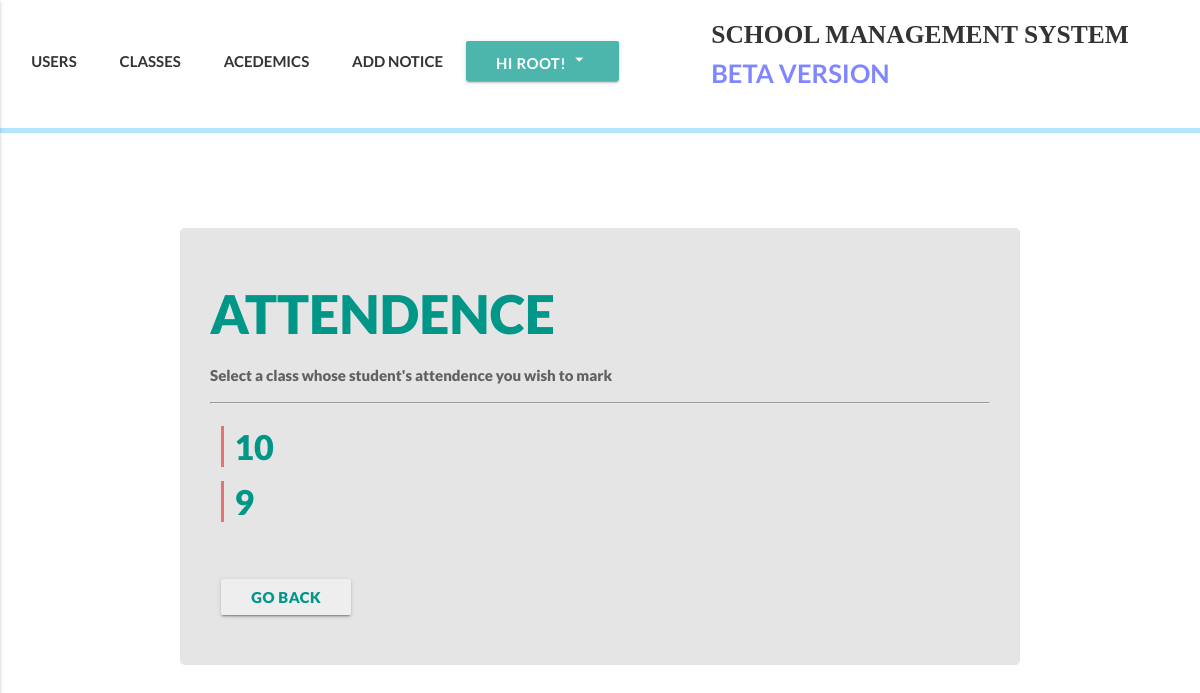
The app's page /academics/attendences (signed in) with its own data.
### accounts/models.py (models this page shows, shortened)
class User(AbstractBaseUser):
    email = models.EmailField(
        verbose_name='email address',
        max_length=255,
        unique=True,
    )
    date_of_birth = models.DateField(null=True)
    is_active = models.BooleanField(default=True)
    is_admin = models.BooleanField(default=False)
    is_teacher = models.BooleanField(default=False)
    is_student = models.BooleanField(default=False)
    bio = models.TextField(blank=True, help_text='write something about yourself...')
    phone_regex = RegexValidator(regex=r'^\+?1?\d{9,15}$', message="Phone number must be entered in the format: '+999999999'. Up to 15 digits allowed.")
    phone_number = models.CharField(validators=[phone_regex], max_length=17, blank=True, help_text="Phone number must be entered in the format: '+999999999'. Up to 15 digits allowed.") # validators should be a list
    first_name = models.CharField(max_length=225)
    last_name = models.CharField(max_length=225)
    address = models.CharField(max_length=225, blank=True)
    part_of = models.ForeignKey(Klasses, null=True, blank=True, related_name="partof", on_delete=models.SET_NULL)
    image = models.ImageField(upload_to="profile_pictures", blank=True)
    objects = MyUserManager()
    USERNAME_FIELD = 'email'
    REQUIRED_FIELDS = ['first_name', 'last_name', 'phone_number']
    def get_absolute_url(self):
        return reverse('user_detail', kwargs={'id':self.id})

### klass/models.py (models this page shows, shortened)
class Klasses(models.Model):
    id = models.AutoField(primary_key=True)
    name = models.CharField(max_length=50)
    def __str__(self):
        return self.name

### academics/views.py (the view)
def rolls_class(request):
    if request.user.is_authenticated and request.user.is_admin:
        klass = Klasses.objects.all()
        template_name = 'academics/roll_call/rolls_class.html'
        context={
        'klass':klass
        }
        return render(request,template_name,context)
    else:
        raise Http404

### templates/academics/roll_call/rolls_class.html (shortened to what this page needs)
{% extends 'index.html' %}
{% block customcss %}
{% load static %}
<link rel="stylesheet" href="{% static 'css/klass/classes.css' %}">
<link rel="stylesheet" href="{% static 'css/academics/subjects/subject_list.css' %}">
{% endblock customcss %}
{% block content %}
<div class="register-bg">
  <div class="classes-boi hoverable grey-text text-darken-2">
      <h2 class="my-heada">ATTENDENCE</h2>
      <div class="my-text">
        <p>Select a class whose student's attendence you wish to mark</p> <hr>
      </div>
      <div class="row">
        <div class="col xl16 l12 m12 s12">
          <div class="my-list-klasses">
            {% for obj in klass %}
            <h4><a href="/academics/attendence/klass/{{obj.id}}" class="my-link">{{obj}}</a></h4>
            {% endfor %}
            <br>
            <br>
            <a href="{% url 'academics_view' %}" class="btn waves-effect waves-teal grey lighten-3 teal-text dam">Go back</a>
          </div>
        </div>
    </div>
  </div>
</div>
{% endblock content %}

### templates/index.html (shortened to what this page needs)
<!DOCTYPE html>
<html lang="en">
<head>
  {% load static %}
  <link rel="stylesheet" href="https://cdnjs.cloudflare.com/ajax/libs/animate.css/3.5.2/animate.min.css">
  <link rel="stylesheet" href="{% static 'materialize/css/materialize.min.css' %}">
  {% block headercss %} <link rel="stylesheet" href="{% static 'css/header.css' %}"> {% endblock headercss %}
  {% block customcss %} <link rel="stylesheet" href="{% static 'css/home.css' %}"> {% endblock customcss %}
</head>
<body>
  {% block new_page %}
  <header>
    <div class="my-nav">
      <div class="row">
        <div class="col xl7 l7 m7 s12 ma-nav">
          <ul class="nav-ul" >
            {% block headernavs %}
            {% if request.user.is_authenticated %}
              {% if request.user.is_student %}
              <li><a href="{% url 'semester-view' %}" class="waves-effect waves-teal">MY GRADES</a></li>
              <li><a href="{{request.user.part_of.get_absolute_url}}" class="waves-effect waves-teal">MY CLASS</a></li>
              <li><a href="/academics/attendence/{{request.user.id}}" class="waves-effect waves-teal">ATTENDENCE</a></li>
              <a class='dropdown-button btn my-dropdown teal lighten-2' data-beloworigin="true" href='#' data-activates='dropdown1'>Hi {{request.user.first_name}}! <i class="medium material-icons">arrow_drop_down</i></a>
              <ul id='dropdown1' class='dropdown-content'>
               <li><a href="{{request.user.get_absolute_url}}">Profile</a></li>
               <li><a href="{% url 'change_password' %}">Change Password</a></li>
               <li><a href="{% url 'logout_view' %}">Logout</a></li>
             </ul>
              {% elif request.user.is_admin %}
              <li><a href="{% url 'user_view' %}" class="waves-effect waves-teal">USERS</a></li>
              <li><a href="{% url 'klasses_list_view' %}" class="waves-effect waves-teal">CLASSES</a></li>
              <li><a href="{% url 'academics_view' %}" class="waves-effect waves-teal">ACEDEMICS</a></li>
              <li><a href="#" class="waves-effect waves-teal">ADD NOTICE</a></li>
              <a class='dropdown-button btn my-dropdown teal lighten-2' data-beloworigin="true" href='#' data-activates='dropdown1'>Hi {{request.user.first_name}}! <i class="medium material-icons">arrow_drop_down</i></a>
              {% endif %}
            {% else %}
            <li><a href="{% url 'login_view' %}" class="waves-effect waves-teal"><span>LOGIN</span></a></li>
            {% endif %}
            {% endblock headernavs %}
          </ul>
        </div>
        <div class="col s2">
        </div>
        <div class="col xl5 l5 m5 offset-10">
          <a href="{% url 'home' %}" class='my-logo'>SCHOOL MANAGEMENT SYSTEM<br><span class="qaka"> BETA VERSION</span></a>
        </div>
    </div>
    </div>
    <div class='little-bar'></div>
  </header>
  {% block content %}{% endblock content %}
{% endblock new_page %}
</body>
</html>

### static/css/header.css (style rules this page uses)
.my-nav { font-family: lato; font-weight:bold; background-color: #fff; height:100%; padding-top:15px; padding-bottom: 0; margin-bottom:0; }
.my-dropdown { padding-bottom:40px; }
.little-bar { height:5px; background-color: #b3e5fc; }
.my-nav ul li { display: inline; }
.my-nav ul li a, .disable { padding: 20px 20px 20px 20px; color: #333; transition: 0.4s; }
.my-logo { font-family:kelson sans; color:#333; text-align:right; font-size:1.7em; transition: 0.4s; }
.qaka { color: #8086ff; font-family:lato; }

### static/css/klass/classes.css (style rules this page uses)
.register-bg { padding: 3em 0em; margin-top: 50px; }
.classes-boi { border-radius: 5px; color:#333; text-align:center; margin-top:10vh; width:70%; margin: auto; background-color: #e5e5e5; padding:2em; }
.my-link { color:#616161; transition: 0.4s; text-transform: uppercase; }
.dam { font-weight: 1000; font-family: lato, "Helvetica Neue", Helvetica, sans-serif; }
.classes-boi h3, .classes-boi h4, .classes-boi p { font-family: lato; font-weight:1000; }

### static/css/academics/subjects/subject_list.css (style rules this page uses)
.my-heada { text-transform: uppercase; font-weight: 1000; font-family: lato; text-align: left; color:#009688; }
.my-text, .my-list, .my-list-klasses { text-align: left; }
.my-list-klasses h4 a { color: #009688; border-left: solid 3px #e57373; padding-left: 10px; margin-left: 0; transition-duration: 0.3s; }

### records on screen
User: user.first_name "ROOT"
Klasses: name "10"
Klasses: name "9"
